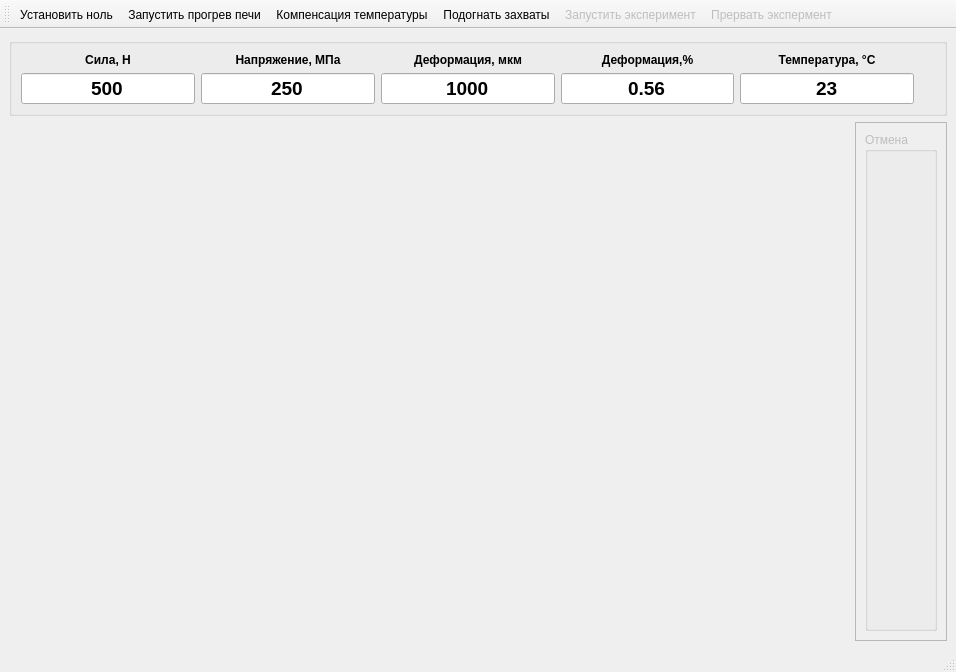
<?xml version="1.0" encoding="UTF-8"?>
<ui version="4.0">
 <class>MainWindow</class>
 <widget class="QMainWindow" name="MainWindow">
  <property name="geometry">
   <rect>
    <x>0</x>
    <y>0</y>
    <width>956</width>
    <height>672</height>
   </rect>
  </property>
  <property name="windowTitle">
   <string>MainWindow</string>
  </property>
  <widget class="QWidget" name="centralwidget">
   <layout class="QGridLayout" name="gridLayout_2">
    <item row="0" column="0" colspan="2">
     <widget class="QGroupBox" name="groupBox_2">
      <property name="sizePolicy">
       <sizepolicy hsizetype="Preferred" vsizetype="Preferred">
        <horstretch>0</horstretch>
        <verstretch>0</verstretch>
       </sizepolicy>
      </property>
      <property name="title">
       <string/>
      </property>
      <layout class="QGridLayout" name="gridLayout">
       <item row="0" column="0">
        <widget class="QLabel" name="label_2">
         <property name="text">
          <string>&lt;b&gt;Сила, Н</string>
         </property>
         <property name="alignment">
          <set>Qt::AlignCenter</set>
         </property>
         <property name="wordWrap">
          <bool>true</bool>
         </property>
        </widget>
       </item>
       <item row="0" column="1">
        <widget class="QLabel" name="label_3">
         <property name="text">
          <string>&lt;b&gt;Напряжение, МПа</string>
         </property>
         <property name="alignment">
          <set>Qt::AlignCenter</set>
         </property>
         <property name="wordWrap">
          <bool>true</bool>
         </property>
        </widget>
       </item>
       <item row="0" column="2">
        <widget class="QLabel" name="label_6">
         <property name="text">
          <string>&lt;b&gt;Деформация, мкм</string>
         </property>
         <property name="alignment">
          <set>Qt::AlignCenter</set>
         </property>
         <property name="wordWrap">
          <bool>true</bool>
         </property>
        </widget>
       </item>
       <item row="0" column="3">
        <widget class="QLabel" name="label_7">
         <property name="text">
          <string>&lt;b&gt;Деформация,%</string>
         </property>
         <property name="alignment">
          <set>Qt::AlignCenter</set>
         </property>
         <property name="wordWrap">
          <bool>true</bool>
         </property>
        </widget>
       </item>
       <item row="0" column="4">
        <widget class="QLabel" name="label_8">
         <property name="text">
          <string>&lt;b&gt;Температура, °C</string>
         </property>
         <property name="alignment">
          <set>Qt::AlignCenter</set>
         </property>
         <property name="wordWrap">
          <bool>true</bool>
         </property>
        </widget>
       </item>
       <item row="1" column="0">
        <widget class="QLineEdit" name="leForce">
         <property name="font">
          <font>
           <pointsize>14</pointsize>
           <weight>75</weight>
           <bold>true</bold>
          </font>
         </property>
         <property name="text">
          <string>500</string>
         </property>
         <property name="alignment">
          <set>Qt::AlignCenter</set>
         </property>
         <property name="readOnly">
          <bool>true</bool>
         </property>
        </widget>
       </item>
       <item row="1" column="1">
        <widget class="QLineEdit" name="leStress">
         <property name="font">
          <font>
           <pointsize>14</pointsize>
           <weight>75</weight>
           <bold>true</bold>
          </font>
         </property>
         <property name="text">
          <string>250</string>
         </property>
         <property name="alignment">
          <set>Qt::AlignCenter</set>
         </property>
         <property name="readOnly">
          <bool>true</bool>
         </property>
        </widget>
       </item>
       <item row="1" column="2">
        <widget class="QLineEdit" name="leDeformation">
         <property name="font">
          <font>
           <pointsize>14</pointsize>
           <weight>75</weight>
           <bold>true</bold>
          </font>
         </property>
         <property name="text">
          <string>1000</string>
         </property>
         <property name="alignment">
          <set>Qt::AlignCenter</set>
         </property>
         <property name="readOnly">
          <bool>true</bool>
         </property>
        </widget>
       </item>
       <item row="1" column="3">
        <widget class="QLineEdit" name="leDeformationInPercent">
         <property name="font">
          <font>
           <pointsize>14</pointsize>
           <weight>75</weight>
           <bold>true</bold>
          </font>
         </property>
         <property name="text">
          <string>0.56</string>
         </property>
         <property name="alignment">
          <set>Qt::AlignCenter</set>
         </property>
         <property name="readOnly">
          <bool>true</bool>
         </property>
        </widget>
       </item>
       <item row="1" column="4">
        <widget class="QLineEdit" name="leTemperature">
         <property name="font">
          <font>
           <pointsize>14</pointsize>
           <weight>75</weight>
           <bold>true</bold>
          </font>
         </property>
         <property name="text">
          <string>23</string>
         </property>
         <property name="alignment">
          <set>Qt::AlignCenter</set>
         </property>
         <property name="readOnly">
          <bool>true</bool>
         </property>
        </widget>
       </item>
       <item row="1" column="5">
        <spacer name="horizontalSpacer">
         <property name="orientation">
          <enum>Qt::Horizontal</enum>
         </property>
         <property name="sizeHint" stdset="0">
          <size>
           <width>40</width>
           <height>20</height>
          </size>
         </property>
        </spacer>
       </item>
      </layout>
     </widget>
    </item>
    <item row="1" column="0">
     <widget class="QwtPlot" name="qwtpData">
      <property name="sizePolicy">
       <sizepolicy hsizetype="MinimumExpanding" vsizetype="Expanding">
        <horstretch>0</horstretch>
        <verstretch>0</verstretch>
       </sizepolicy>
      </property>
     </widget>
    </item>
    <item row="1" column="1">
     <widget class="QFrame" name="fLeaps">
      <property name="enabled">
       <bool>false</bool>
      </property>
      <property name="frameShape">
       <enum>QFrame::StyledPanel</enum>
      </property>
      <property name="frameShadow">
       <enum>QFrame::Raised</enum>
      </property>
      <layout class="QVBoxLayout" name="verticalLayout">
       <item>
        <widget class="QGroupBox" name="gbLeapControl">
         <property name="title">
          <string>Отмена</string>
         </property>
        </widget>
       </item>
      </layout>
     </widget>
    </item>
   </layout>
  </widget>
  <widget class="QStatusBar" name="statusbar"/>
  <widget class="QToolBar" name="toolBar">
   <property name="windowTitle">
    <string>toolBar</string>
   </property>
   <property name="toolButtonStyle">
    <enum>Qt::ToolButtonTextOnly</enum>
   </property>
   <attribute name="toolBarArea">
    <enum>TopToolBarArea</enum>
   </attribute>
   <attribute name="toolBarBreak">
    <bool>false</bool>
   </attribute>
   <addaction name="actionSetZero"/>
   <addaction name="actionRunHeating"/>
   <addaction name="actionRunTemperatureCompensation"/>
   <addaction name="actionLeadPuanson"/>
   <addaction name="actionRunExperiment"/>
   <addaction name="actionStop"/>
  </widget>
  <action name="actionStop">
   <property name="enabled">
    <bool>false</bool>
   </property>
   <property name="text">
    <string>Прервать экспермент</string>
   </property>
  </action>
  <action name="actionSetZero">
   <property name="text">
    <string>Установить ноль</string>
   </property>
  </action>
  <action name="actionRunExperiment">
   <property name="enabled">
    <bool>false</bool>
   </property>
   <property name="text">
    <string>Запустить эксперимент</string>
   </property>
  </action>
  <action name="actionRunHeating">
   <property name="text">
    <string>Запустить прогрев печи</string>
   </property>
  </action>
  <action name="actionRunTemperatureCompensation">
   <property name="checkable">
    <bool>true</bool>
   </property>
   <property name="text">
    <string>Компенсация температуры</string>
   </property>
  </action>
  <action name="actionLeadPuanson">
   <property name="text">
    <string>Подогнать захваты</string>
   </property>
   <property name="visible">
    <bool>true</bool>
   </property>
  </action>
 </widget>
 <customwidgets>
  <customwidget>
   <class>QwtPlot</class>
   <extends>QFrame</extends>
   <header>qwt_plot.h</header>
  </customwidget>
 </customwidgets>
 <resources/>
 <connections>
  <connection>
   <sender>actionSetZero</sender>
   <signal>triggered(bool)</signal>
   <receiver>actionRunExperiment</receiver>
   <slot>setDisabled(bool)</slot>
   <hints>
    <hint type="sourcelabel">
     <x>-1</x>
     <y>-1</y>
    </hint>
    <hint type="destinationlabel">
     <x>-1</x>
     <y>-1</y>
    </hint>
   </hints>
  </connection>
  <connection>
   <sender>actionRunExperiment</sender>
   <signal>triggered(bool)</signal>
   <receiver>actionStop</receiver>
   <slot>setDisabled(bool)</slot>
   <hints>
    <hint type="sourcelabel">
     <x>-1</x>
     <y>-1</y>
    </hint>
    <hint type="destinationlabel">
     <x>-1</x>
     <y>-1</y>
    </hint>
   </hints>
  </connection>
  <connection>
   <sender>actionRunExperiment</sender>
   <signal>triggered(bool)</signal>
   <receiver>actionRunExperiment</receiver>
   <slot>setEnabled(bool)</slot>
   <hints>
    <hint type="sourcelabel">
     <x>-1</x>
     <y>-1</y>
    </hint>
    <hint type="destinationlabel">
     <x>-1</x>
     <y>-1</y>
    </hint>
   </hints>
  </connection>
  <connection>
   <sender>actionRunExperiment</sender>
   <signal>triggered(bool)</signal>
   <receiver>actionSetZero</receiver>
   <slot>setEnabled(bool)</slot>
   <hints>
    <hint type="sourcelabel">
     <x>-1</x>
     <y>-1</y>
    </hint>
    <hint type="destinationlabel">
     <x>-1</x>
     <y>-1</y>
    </hint>
   </hints>
  </connection>
  <connection>
   <sender>actionRunHeating</sender>
   <signal>triggered(bool)</signal>
   <receiver>actionRunHeating</receiver>
   <slot>setEnabled(bool)</slot>
   <hints>
    <hint type="sourcelabel">
     <x>-1</x>
     <y>-1</y>
    </hint>
    <hint type="destinationlabel">
     <x>-1</x>
     <y>-1</y>
    </hint>
   </hints>
  </connection>
  <connection>
   <sender>actionRunExperiment</sender>
   <signal>triggered(bool)</signal>
   <receiver>actionRunHeating</receiver>
   <slot>setEnabled(bool)</slot>
   <hints>
    <hint type="sourcelabel">
     <x>-1</x>
     <y>-1</y>
    </hint>
    <hint type="destinationlabel">
     <x>-1</x>
     <y>-1</y>
    </hint>
   </hints>
  </connection>
  <connection>
   <sender>actionRunExperiment</sender>
   <signal>triggered(bool)</signal>
   <receiver>actionLeadPuanson</receiver>
   <slot>setEnabled(bool)</slot>
   <hints>
    <hint type="sourcelabel">
     <x>-1</x>
     <y>-1</y>
    </hint>
    <hint type="destinationlabel">
     <x>-1</x>
     <y>-1</y>
    </hint>
   </hints>
  </connection>
  <connection>
   <sender>actionRunExperiment</sender>
   <signal>triggered(bool)</signal>
   <receiver>actionRunTemperatureCompensation</receiver>
   <slot>setEnabled(bool)</slot>
   <hints>
    <hint type="sourcelabel">
     <x>-1</x>
     <y>-1</y>
    </hint>
    <hint type="destinationlabel">
     <x>-1</x>
     <y>-1</y>
    </hint>
   </hints>
  </connection>
  <connection>
   <sender>actionRunExperiment</sender>
   <signal>triggered(bool)</signal>
   <receiver>fLeaps</receiver>
   <slot>setDisabled(bool)</slot>
   <hints>
    <hint type="sourcelabel">
     <x>-1</x>
     <y>-1</y>
    </hint>
    <hint type="destinationlabel">
     <x>902</x>
     <y>386</y>
    </hint>
   </hints>
  </connection>
 </connections>
</ui>
